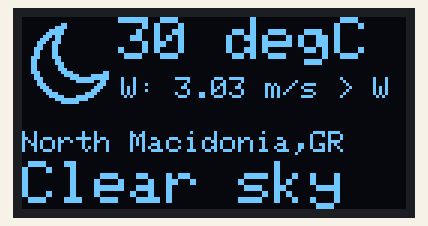
Simulated run of this sketch. Board: Arduino Uno, built with avr-gcc and run on an emulated ATmega328P. Shown: 128×64 one-colour display.

Above: at 2.21 s.
At 3.41 s:
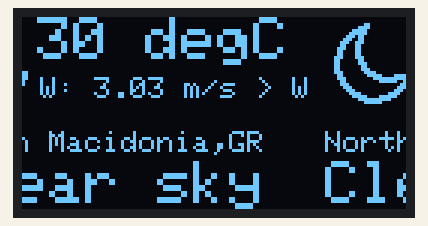
At 4.91 s:
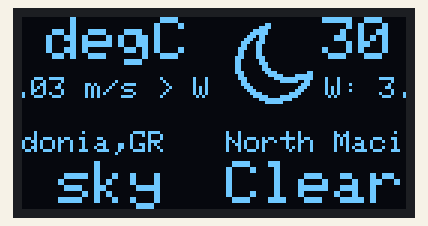
At 7.61 s:
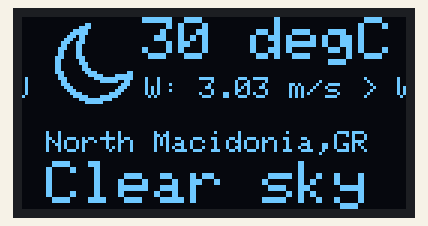
At 10.31 s:
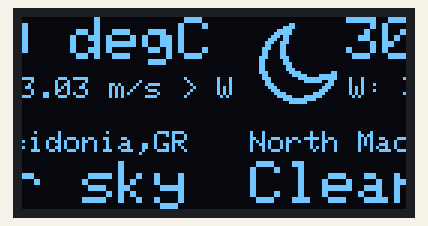
At 12.84 s:
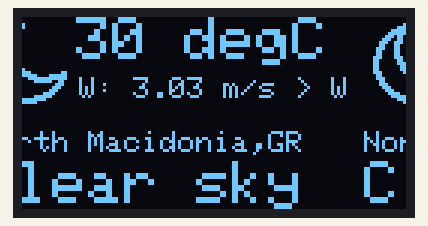

The sketch:

Weather_widget.ino
```cpp
#include <SPI.h>
#include <Wire.h>
#include <Adafruit_GFX.h>
#include <Adafruit_SSD1306.h>
#include "icon.h"


#define SCREEN_WIDTH 128  // OLED display width, in pixels
#define SCREEN_HEIGHT 64  // OLED display height, in pixels

// Declaration for an SSD1306 display connected to I2C (SDA, SCL pins)
// The pins for I2C are defined by the Wire-library.
// On an arduino UNO:       A4(SDA), A5(SCL)
// On an arduino MEGA 2560: 20(SDA), 21(SCL)
// On an arduino LEONARDO:   2(SDA),  3(SCL), ...

#define OLED_RESET -1        // Reset pin # (or -1 if sharing Arduino reset pin)
#define SCREEN_ADDRESS 0x3C  ///< See datasheet for Address; 0x3D for 128x64, 0x3C for 128x32
Adafruit_SSD1306 display(SCREEN_WIDTH, SCREEN_HEIGHT, &Wire, OLED_RESET);

void setup() {
  // put your setup code here, to run once:
  if (!display.begin(SSD1306_SWITCHCAPVCC, SCREEN_ADDRESS)) {
    Serial.println(F("SSD1306 allocation failed"));
    for (;;)
      ;  // Don't proceed, loop forever
  }
  display.clearDisplay();
  delay(2000);
}

void loop() {
  drawWeatherOnScreen(30,"Clear sky",3.03,"W","North Macidonia","GR","10n");
  delay(10000);
  display.clearDisplay();
}


void drawWeatherOnScreen(int temp, String desc, float windSpeed, String windDir, String city, String country, String icon) {
  display.drawXBitmap(0, 0, moon_bits, 32, 32, WHITE);

  display.setTextWrap(false);

  display.setTextSize(2);               // Normal 1:1 pixel scale
  display.setTextColor(SSD1306_WHITE);  // Draw white text
  display.setCursor(32, 0);           // Start at top-left corner
  display.println(String(temp)+" degC");

  display.setTextSize(1);               // Normal 1:1 pixel scale
  display.setTextColor(SSD1306_WHITE);  // Draw white text
  display.setCursor(33, 20);             // Start at top-left corner
  display.println("W: "+String(windSpeed)+" m/s > "+windDir);

  display.setTextSize(1);               // Normal 1:1 pixel scale
  display.setTextColor(SSD1306_WHITE);  // Draw white text
  display.setCursor(0, 38);            // Start at top-left corner
  display.println(city+","+country);


  display.setTextSize(2);               // Normal 1:1 pixel scale
  display.setTextColor(SSD1306_WHITE);  // Draw white text
  display.setCursor(0, 48);             // Start at top-left corner
  display.println(desc);
  display.display();
  display.startscrollleft(0x04, 0x07);

}
```

Source omitted: icon.h (data table, 18770 bytes)

Measured:
- by itself, everything shown: repeats every 10.0 s, in 34 steps
